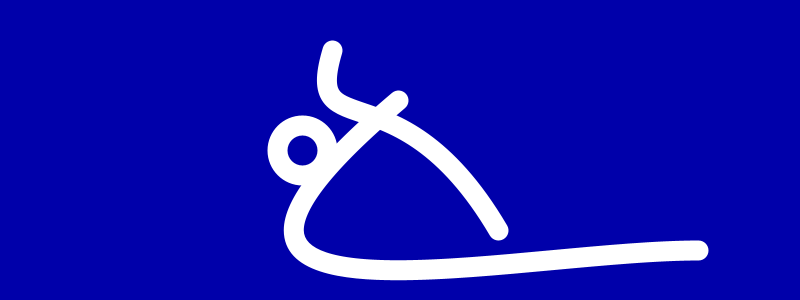
Frame 1 (no input)
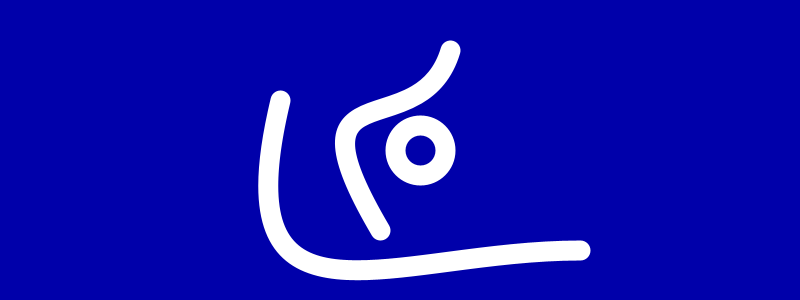
Frame 60 (the mouse pressed at the canvas centre just before this capture)
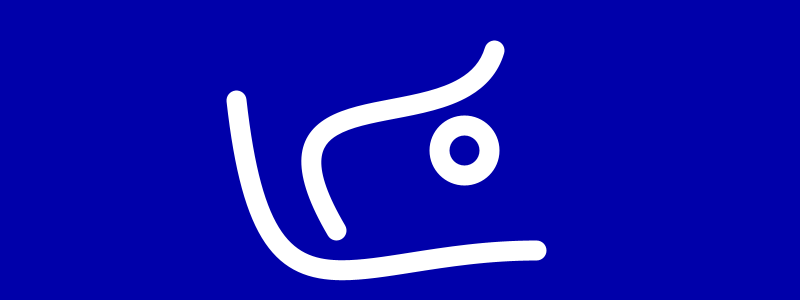
Frame 120 (the mouse held since frame 60 and released just before this capture)

The Processing sketch that drew these frames (run headless with seeded random() and noise(); from frame 60 on, the mouse is pressed at the canvas centre):

// Processing sketch: dots_0701
// ── dots_0701.pde
float centXA;
float aDir = 1;
float aSpeed = 2;

float centXB;
float bDir = 1;
float bSpeed = 2;

float centY;

void setup(){
  size(800,300);
  background(#0000aa);
  ellipseMode(CENTER);
  smooth();
  centXA = width/2 + 100;
  centXB = width/2 - 100;
  centY = height/2;
}

void draw(){  
  background(#0000aa);
  stroke(255);
  strokeWeight(20);
  noFill();
  
  if (centXA > width/2){
    aDir = -1;
  }
  
  if (centXA < width/2-100){
    aDir = 1;
  }
    
  centXA = centXA + aSpeed * aDir;
  //ellipse(centXA,centY,50,50);
  
  if (centXB > width/2+100){
    bDir = -1;
  }
  
  if (centXB < width/2){
    bDir = 1;
  }
    
  centXB = centXB + bSpeed * bDir;
  ellipse(centXB,centY,50,50);
    
  strokeWeight(20);
  bezier(centXA, centY+80, centXA-100,centY-90, centXB, centY,centXB+30,centY-100);
  bezier(centXA+200, centY+100, centXA+10,centY+100, centXB-200, centY+200,centXA-100,centY-50);
  //line(centXA, centY-15, centXB, centY+15);
}
